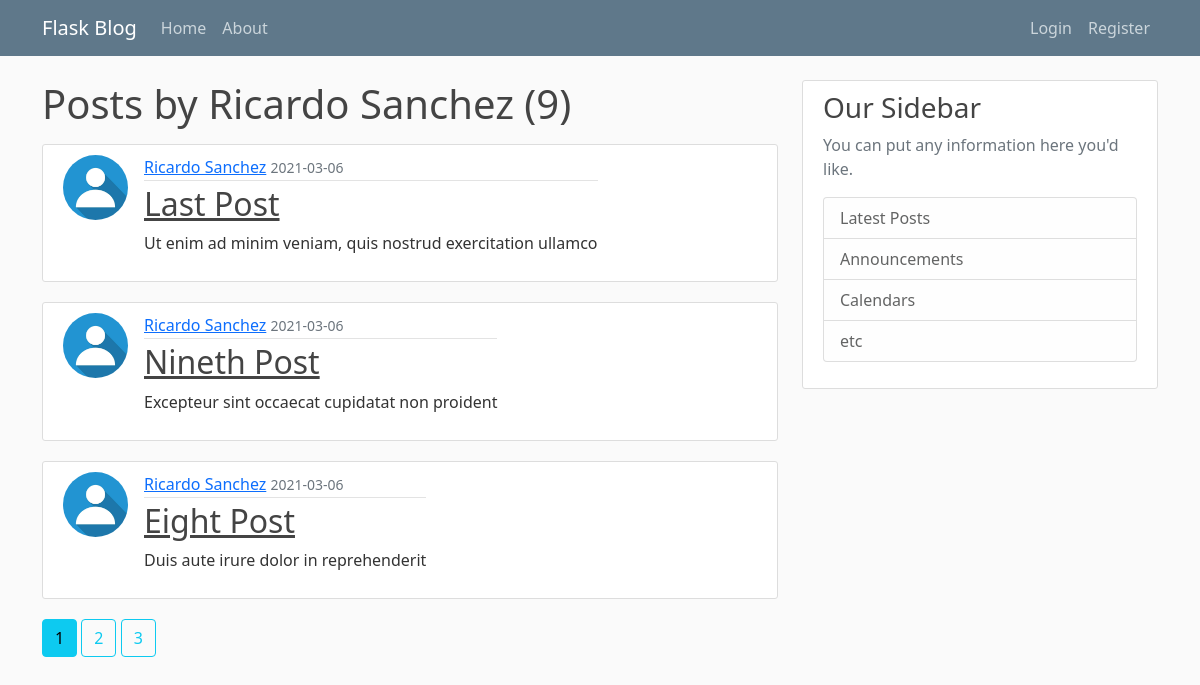
The app's page /user/Ricardo Sanchez, older data.
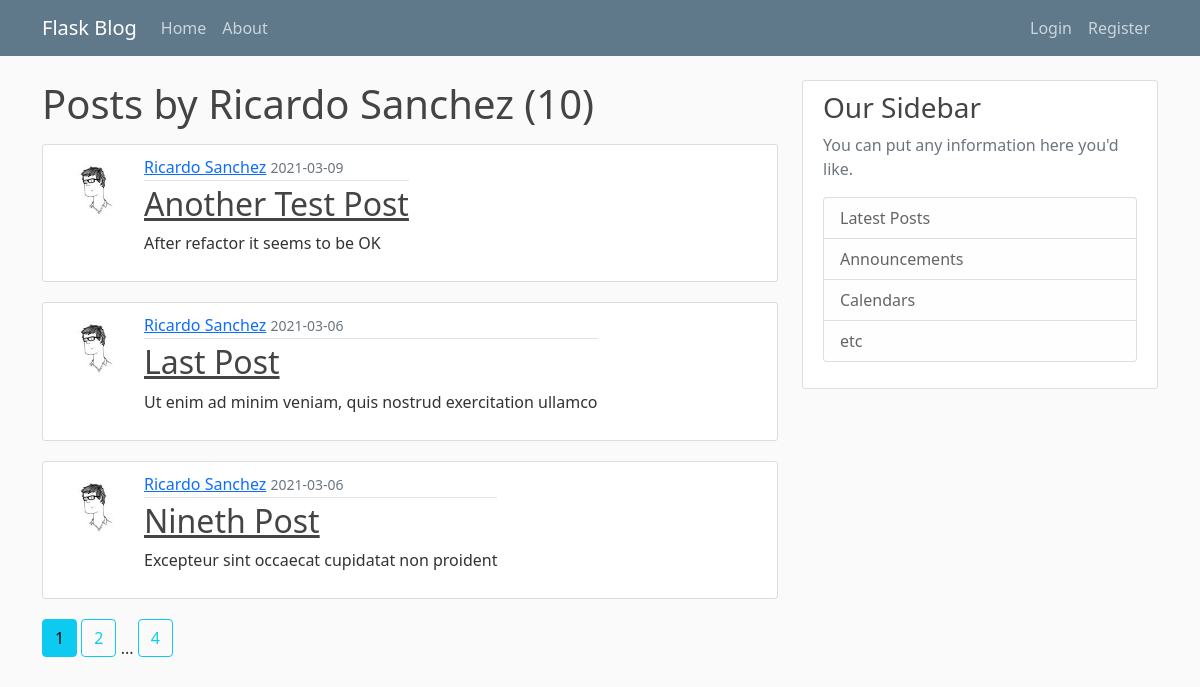
The same page, newer data.
### flaskblog/models.py (models this page shows, shortened)
class Post(db.Model):
    id = db.Column(db.Integer, primary_key=True)
    title = db.Column(db.String(100), nullable=False)
    date_posted = db.Column(db.DateTime, nullable=False, default=datetime.utcnow)
    content = db.Column(db.Text, nullable=False)
    user_id = db.Column(db.Integer, db.ForeignKey("user.id"), nullable=False)

class User(db.Model, UserMixin):
    id = db.Column(db.Integer, primary_key=True)
    username = db.Column(db.String(20), unique=True, nullable=False)
    email = db.Column(db.String(120), unique=True, nullable=False)
    image_file = db.Column(db.String(20), nullable=False, default="default.jpg")
    password = db.Column(db.String(60), nullable=False)
    posts = db.relationship("Post", backref="author", lazy=True)

### flaskblog/users/routes.py (the view)
@users.route("/user/<string:username>")
def user_posts(username):
    page = request.args.get("page", 1, type=int)
    user = User.query.filter_by(username=username).first_or_404()
    posts = (
        Post.query.filter_by(author=user)
        .order_by(Post.date_posted.desc())
        .paginate(page=page, per_page=3)
    )
    return render_template("user_posts.html", posts=posts, user=user)

### flaskblog/templates/user_posts.html
{% extends 'layout.html' %}
{% block content %}
    <h1 class="mb-3">Posts by {{ user.username }} ({{ posts.total }})</h1>
    {% for post in posts.items %}
    <article class="media content-section d-flex">
        <img src="{{ url_for('static', filename='profile_pics/'+post.author.image_file) }}" alt="Authos Thumbnail Image" class="rounded-circle article-img">
        <div class="media-body">
            <div class="article-metadata">
            <a class="mr-2" href="{{ url_for('users.user_posts', username=post.author.username) }}">{{ post.author.username }}</a>
            <small class="text-muted">{{ post.date_posted.strftime('%Y-%m-%d') }}</small>
            </div>
            <h2><a class="article-title" href="{{ url_for('posts.post', post_id=post.id) }}">{{ post.title }}</a></h2>
            <p class="article-content">{{ post.content }}</p>
        </div>
    </article>
    {% endfor %}
    {% for page_num in posts.iter_pages(left_edge=1, right_edge=1, left_current=1, right_current=2) %}
        {% if page_num %}
            {% if posts.page == page_num %}
                <a class="btn btn-info mb-4" href="{{ url_for('users.user_posts', username=user.username, page=page_num) }}">{{ page_num }}</a>
            {% else %}
                <a class="btn btn-outline-info mb-4" href="{{ url_for('users.user_posts', username=user.username, page=page_num) }}">{{ page_num }}</a>
            {% endif %}
        {% else %}
            ...
        {% endif %}
    {% endfor %}
{% endblock content %}

Row changes from the older to the newer data that the page shows:
no longer on this page (row edited): Post: image_file (placeholder picture), author.username "Ricardo Sanchez", date_posted "2021-03-06", title "Eight Post", content "Duis aute irure dolor in reprehenderit"
added Post: image_file (picture), author.username "Ricardo Sanchez", date_posted "2021-03-09", title "Another Test Post", content "After refactor it seems to be OK"
changed through a linked row, Post "Last Post": image_file: picture added in place of a placeholder
changed through a linked row, Post "Nineth Post": image_file: picture added in place of a placeholder
Text that changed along with them:
{{ posts.total }}: "9" → "10"
new list line: "4"
list line gone: "3"
